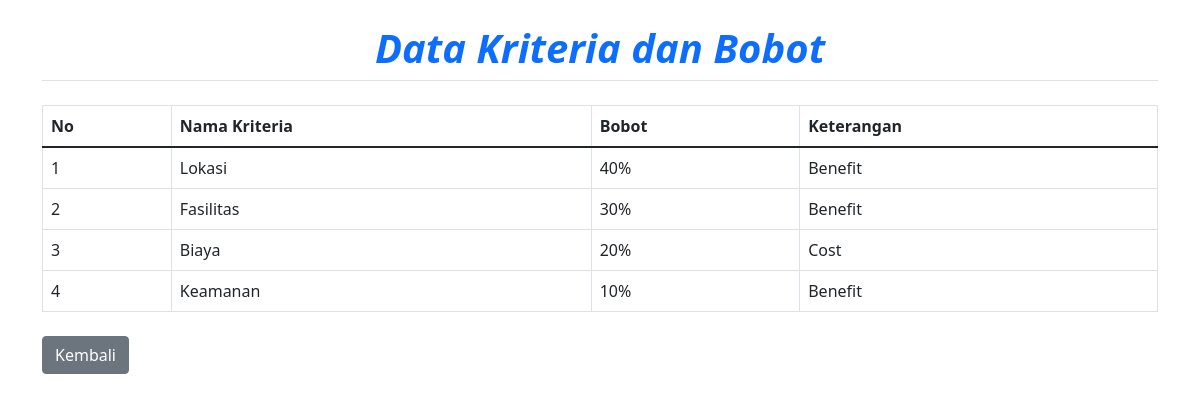
The app's page /Data/Data_Kriteria.php with its own data.
### tables this page shows
CREATE TABLE `kriteria` (
  `id_kriteria` int(11) NOT NULL,
  `nama_kriteria` varchar(50) NOT NULL,
  `bobot` float NOT NULL,
  `keterangan` enum('Benefit','Cost') NOT NULL
);

### Data/Data_Kriteria.php (the view, shortened to what this page needs)
<?php
require_once '../Config.php';
$sql_kriteria = "SELECT id_kriteria, nama_kriteria, bobot, keterangan FROM kriteria";
$result_kriteria = mysqli_query($conn, $sql_kriteria);
?>
<!DOCTYPE html>
<html lang="en">
<head>
    <link href="https://cdn.jsdelivr.net/npm/bootstrap@5.1.3/dist/css/bootstrap.min.css" rel="stylesheet">
</head>
<body class="container py-4">
    <h1 class="mb-4 text-center text-primary fw-bold border-bottom pb-2">
        <i class="bi bi-list-task">Data Kriteria dan Bobot</i>
    </h1>
    <div class="mb-4">
        <table class="table table-bordered">
            <thead>
                <tr>
                    <th>No</th>
                    <th>Nama Kriteria</th>
                    <th>Bobot</th>
                    <th>Keterangan</th>
                </tr>
            </thead>
            <tbody>
                <?php $no = 1; ?>
                <?php while ($row = mysqli_fetch_assoc($result_kriteria)): ?>
                <tr>
                    <td><?= $no++ ?></td>
                    <td><?= htmlspecialchars($row['nama_kriteria']) ?></td>
                    <td><?= number_format($row['bobot'], 0) ?>%</td>
                    <td><?= $row['keterangan'] ?></td>
                </tr>
                <?php endwhile; ?>
            </tbody>
        </table>
    </div>
    <a href="../Index.php" class="btn btn-secondary">Kembali</a>
</body>
</html>

### records on screen
kriteria: nama_kriteria "Lokasi", bobot "40", keterangan "Benefit"
kriteria: nama_kriteria "Fasilitas", bobot "30", keterangan "Benefit"
kriteria: nama_kriteria "Biaya", bobot "20", keterangan "Cost"
kriteria: nama_kriteria "Keamanan", bobot "10", keterangan "Benefit"
